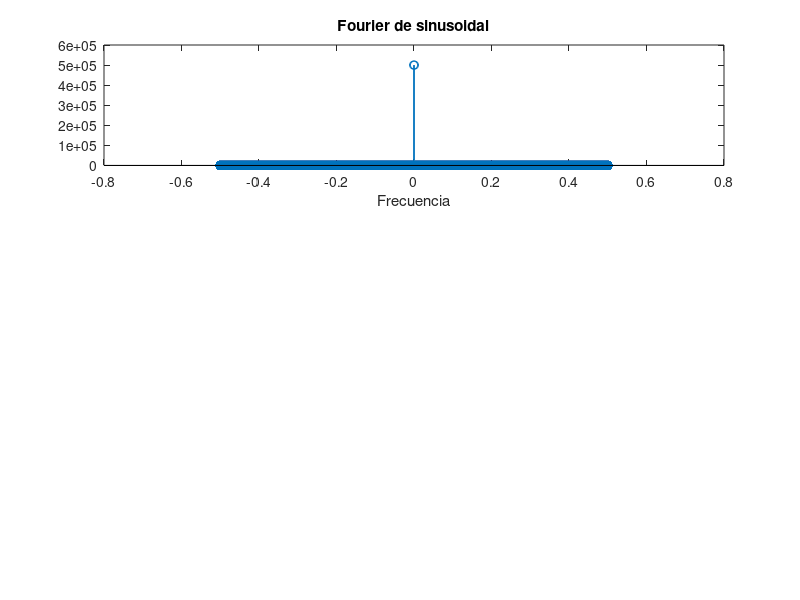
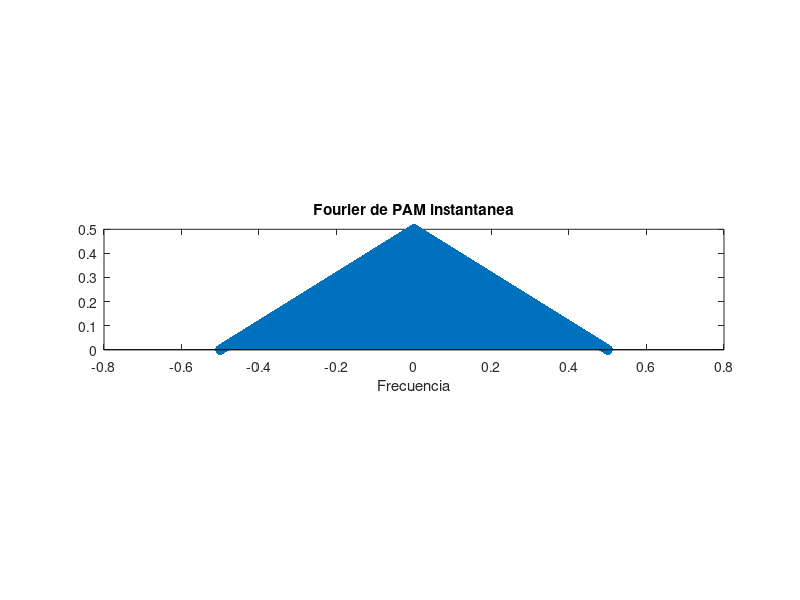

The MATLAB source for these figures, in order:
clc;
A = 1; % Amplitud de la señal mensaje

fc = 20000;
fm =1000;
fs = 1000000;
t=1;
lX = [0.0 0.001];

n = [0:1/fs:t];
n = n(1:end-1); % Se elimina la última muestra del vector para que quede par en la cantidad de elementos

d = 50; % Ciclo de trabajo. Corresponde a un 50%

s = square(2*pi*fc*n,d); % Señal cuadrada
s(find(s<0))=0;   % Se toman solo los valores positivos, por que así es como se comportan los pulsos de la señal portadora

m = A*sin(2*pi*fm*n); % Señal Moduladora
period_sam = length(n)/fc;     % Número de muestras que tiene la señal transportadora
ind = 1:period_sam:length(n);   %
on_samp = ceil(period_sam * d/100);   %
pam_gate = zeros(1,length(n));
for i =1:length(ind)
    pam_gate(ind(i):ind(i)+on_samp) = m(ind(i));
end


% Cálculo de la fourier de la señal sinusoidal
fr_m = fft(m); % Fourier de Sinoudal, con frecuencia de señal = fm; 
N = length(fr_m);
fr_m_f = (-N/2:N/2-1)/(N*1 / 1); 
fr_m_f_s = fftshift(fr_m_f);

%Calculo de fourier de la señal PAM instantanea
pam_flat = m.*s;
fr_flat = fft(pam_flat);
N = length(fr_flat);
fr_flat_f = (-N/2:N/2-1)/(N*1 / 1); 
fr_flat_f_s = fftshift(fr_flat_f);

% z = (0:length(fourier_sinoudal) - 1) * fs/length(fourier_sinoudal);

figure("Name","Sin, Natural and Instant");

subplot(3,1,1);
stem(fr_m_f_s, abs(fr_m))
title("Fourier de sinusoidal");
xlabel("Frecuencia");
% ylabel("Amplitud");
figure("Name","Modulación Natural");



subplot(3,1,2);
stem(fr_flat_f_s,abs(fr_flat_f));
title("Fourier de PAM instantanea");
xlabel("Frecuencia");

%{
figure("Name","Modulación Instantanea");
subplot(4,1,1);
plot(n,s);
title("Señal Transportadora");
xlabel("Tiempo");
ylabel("Amplitud");
ylim([-0.2 1.2]);
xlim(lX);

subplot(4,1,2);
plot(n,m);
title("Señal Moduladora");
xlabel("Tiempo");
ylabel("Amplitud");
ylim([-1.2 1.2]);
xlim(lX);

%}




%{
subplot(3,1,1);
plot(n,s);
title("Señal Transportadora");
xlabel("Tiempo");
ylabel("Amplitud");
ylim([-0.2 1.2]);
xlim(lX);

subplot(3,1,2);
plot(n,m);
xlim(lX);
title("Señal Moduladora");
xlabel("Tiempo");
ylabel("Amplitud");
ylim([-1.2 1.2]);

subplot(3,1,3);
plot(n,pam_flat);
title("Señal Modulada");
xlabel("Tiempo");
ylabel("Amplitud");
ylim([-1.2 1.2]);
xlim(lX);
%}
